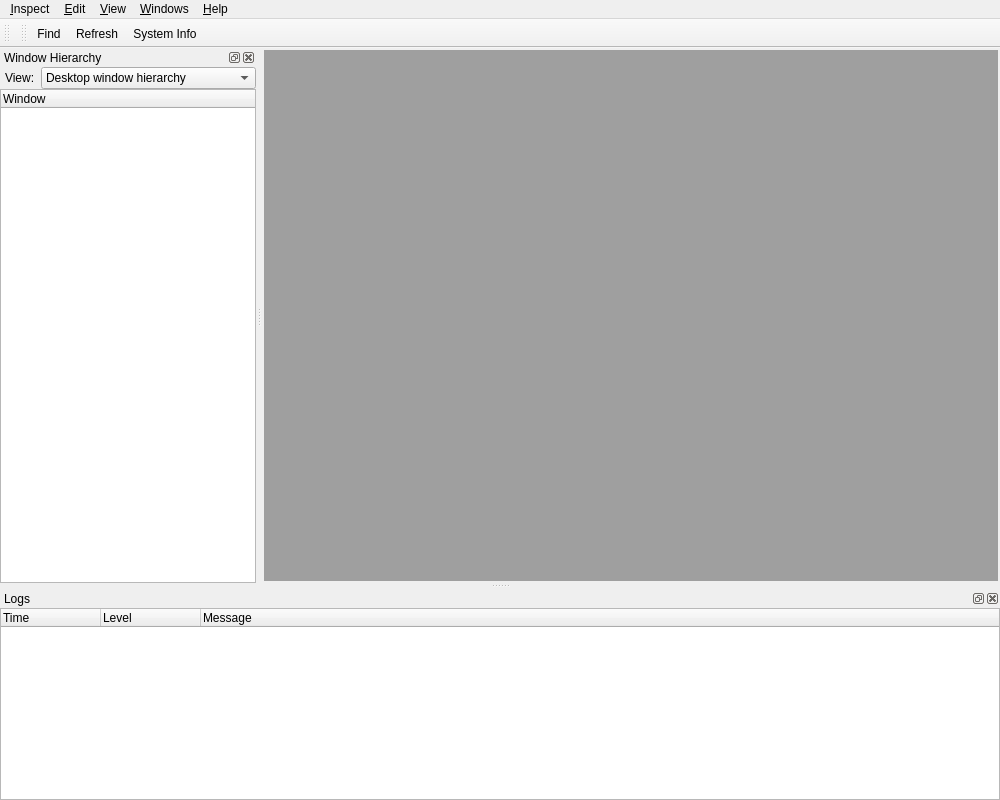
<?xml version="1.0" encoding="UTF-8"?>
<ui version="4.0">
 <class>MainPane</class>
 <widget class="QMainWindow" name="MainPane">
  <property name="geometry">
   <rect>
    <x>0</x>
    <y>0</y>
    <width>1000</width>
    <height>800</height>
   </rect>
  </property>
  <property name="windowTitle">
   <string>Window Detective</string>
  </property>
  <widget class="QWidget" name="centralwidget">
   <layout class="QGridLayout" name="gridLayout_2">
    <property name="leftMargin">
     <number>2</number>
    </property>
    <property name="topMargin">
     <number>2</number>
    </property>
    <property name="rightMargin">
     <number>2</number>
    </property>
    <property name="bottomMargin">
     <number>2</number>
    </property>
    <property name="spacing">
     <number>2</number>
    </property>
    <item row="0" column="0">
     <widget class="QMdiArea" name="mdiArea">
      <property name="whatsThis">
       <string>The main pane, holds multiple property or message panes.</string>
      </property>
      <property name="verticalScrollBarPolicy">
       <enum>Qt::ScrollBarAsNeeded</enum>
      </property>
      <property name="horizontalScrollBarPolicy">
       <enum>Qt::ScrollBarAsNeeded</enum>
      </property>
     </widget>
    </item>
   </layout>
  </widget>
  <widget class="QMenuBar" name="menubar">
   <property name="geometry">
    <rect>
     <x>0</x>
     <y>0</y>
     <width>1000</width>
     <height>21</height>
    </rect>
   </property>
   <widget class="QMenu" name="menuSpy">
    <property name="title">
     <string>&amp;Inspect</string>
    </property>
    <addaction name="actnFind"/>
   </widget>
   <widget class="QMenu" name="menuHelp">
    <property name="title">
     <string>&amp;Help</string>
    </property>
    <addaction name="actnHelp"/>
    <addaction name="separator"/>
    <addaction name="actnAbout"/>
   </widget>
   <widget class="QMenu" name="menuEdit">
    <property name="title">
     <string>&amp;Edit</string>
    </property>
    <addaction name="actnPreferences"/>
   </widget>
   <widget class="QMenu" name="menuView">
    <property name="title">
     <string>&amp;View</string>
    </property>
    <addaction name="actnRefresh"/>
    <addaction name="actnSystemInfo"/>
   </widget>
   <widget class="QMenu" name="menuWindows">
    <property name="title">
     <string>&amp;Windows</string>
    </property>
   </widget>
   <addaction name="menuSpy"/>
   <addaction name="menuEdit"/>
   <addaction name="menuView"/>
   <addaction name="menuWindows"/>
   <addaction name="menuHelp"/>
  </widget>
  <widget class="QDockWidget" name="treeDock">
   <property name="whatsThis">
    <string>Lists all windows in the system, sorted either by relationship to the desktop window or by owner process</string>
   </property>
   <property name="windowTitle">
    <string>Window Hierarchy</string>
   </property>
   <attribute name="dockWidgetArea">
    <number>1</number>
   </attribute>
   <widget class="ResizableDockContainer" name="treeDockContents">
    <layout class="QVBoxLayout" name="verticalLayout">
     <property name="spacing">
      <number>0</number>
     </property>
     <property name="leftMargin">
      <number>0</number>
     </property>
     <property name="topMargin">
      <number>0</number>
     </property>
     <property name="rightMargin">
      <number>0</number>
     </property>
     <property name="bottomMargin">
      <number>0</number>
     </property>
     <item>
      <widget class="QWidget" name="widget" native="true">
       <layout class="QFormLayout" name="formLayout">
        <property name="leftMargin">
         <number>5</number>
        </property>
        <property name="topMargin">
         <number>0</number>
        </property>
        <property name="rightMargin">
         <number>0</number>
        </property>
        <property name="bottomMargin">
         <number>0</number>
        </property>
        <item row="0" column="0">
         <widget class="QLabel" name="label">
          <property name="text">
           <string>View:</string>
          </property>
         </widget>
        </item>
        <item row="0" column="1">
         <widget class="QComboBox" name="cbTreeView">
          <property name="whatsThis">
           <string>Selects how the windows are displayed in the tree.</string>
          </property>
          <item>
           <property name="text">
            <string>Desktop window hierarchy</string>
           </property>
           <property name="icon">
            <iconset resource="../../qt_resources.qrc">
             <normaloff>:/img/window.png</normaloff>:/img/window.png</iconset>
           </property>
          </item>
          <item>
           <property name="text">
            <string>Process window hierarchy</string>
           </property>
           <property name="icon">
            <iconset resource="../../qt_resources.qrc">
             <normaloff>:/img/process.png</normaloff>:/img/process.png</iconset>
           </property>
          </item>
         </widget>
        </item>
       </layout>
      </widget>
     </item>
     <item>
      <widget class="WindowTree" name="windowTree">
       <property name="whatsThis">
        <string>Lists all windows in the system, arranged either by relationship to the desktop window or by owner process.</string>
       </property>
       <property name="editTriggers">
        <set>QAbstractItemView::NoEditTriggers</set>
       </property>
       <property name="verticalScrollMode">
        <enum>QAbstractItemView::ScrollPerPixel</enum>
       </property>
       <property name="uniformRowHeights">
        <bool>true</bool>
       </property>
       <property name="allColumnsShowFocus">
        <bool>true</bool>
       </property>
       <column>
        <property name="text">
         <string>Window</string>
        </property>
       </column>
      </widget>
     </item>
    </layout>
   </widget>
  </widget>
  <widget class="QToolBar" name="pickerToolBar">
   <property name="windowTitle">
    <string>Picker ToolBar</string>
   </property>
   <attribute name="toolBarArea">
    <enum>TopToolBarArea</enum>
   </attribute>
   <attribute name="toolBarBreak">
    <bool>false</bool>
   </attribute>
  </widget>
  <widget class="QToolBar" name="mainToolBar">
   <property name="windowTitle">
    <string>Main ToolBar</string>
   </property>
   <property name="iconSize">
    <size>
     <width>16</width>
     <height>16</height>
    </size>
   </property>
   <attribute name="toolBarArea">
    <enum>TopToolBarArea</enum>
   </attribute>
   <attribute name="toolBarBreak">
    <bool>false</bool>
   </attribute>
   <addaction name="actnFind"/>
   <addaction name="actnRefresh"/>
   <addaction name="actnSystemInfo"/>
  </widget>
  <widget class="QDockWidget" name="logDock">
   <property name="whatsThis">
    <string>Displays any status messages or window events as they happen</string>
   </property>
   <property name="windowTitle">
    <string>Logs</string>
   </property>
   <attribute name="dockWidgetArea">
    <number>8</number>
   </attribute>
   <widget class="ResizableDockContainer" name="logDockContents">
    <layout class="QHBoxLayout" name="horizontalLayout_3">
     <property name="spacing">
      <number>0</number>
     </property>
     <property name="leftMargin">
      <number>0</number>
     </property>
     <property name="topMargin">
      <number>0</number>
     </property>
     <property name="rightMargin">
      <number>0</number>
     </property>
     <property name="bottomMargin">
      <number>0</number>
     </property>
     <item>
      <widget class="QTreeWidget" name="logList">
       <property name="whatsThis">
        <string>Displays any status messages, errors, or window events as they happen.</string>
       </property>
       <property name="editTriggers">
        <set>QAbstractItemView::NoEditTriggers</set>
       </property>
       <property name="dragDropOverwriteMode">
        <bool>false</bool>
       </property>
       <property name="selectionMode">
        <enum>QAbstractItemView::NoSelection</enum>
       </property>
       <property name="verticalScrollMode">
        <enum>QAbstractItemView::ScrollPerPixel</enum>
       </property>
       <property name="horizontalScrollMode">
        <enum>QAbstractItemView::ScrollPerPixel</enum>
       </property>
       <property name="rootIsDecorated">
        <bool>false</bool>
       </property>
       <property name="uniformRowHeights">
        <bool>true</bool>
       </property>
       <column>
        <property name="text">
         <string>Time</string>
        </property>
       </column>
       <column>
        <property name="text">
         <string>Level</string>
        </property>
       </column>
       <column>
        <property name="text">
         <string>Message</string>
        </property>
       </column>
      </widget>
     </item>
    </layout>
   </widget>
  </widget>
  <action name="actnPreferences">
   <property name="icon">
    <iconset resource="../../qt_resources.qrc">
     <normaloff>:/img/preferences.png</normaloff>:/img/preferences.png</iconset>
   </property>
   <property name="text">
    <string>&amp;Preferences...</string>
   </property>
  </action>
  <action name="actnHelp">
   <property name="icon">
    <iconset resource="../../qt_resources.qrc">
     <normaloff>:/img/help.png</normaloff>:/img/help.png</iconset>
   </property>
   <property name="text">
    <string>&amp;Help Contents</string>
   </property>
   <property name="shortcut">
    <string>F1</string>
   </property>
  </action>
  <action name="actnAbout">
   <property name="text">
    <string>&amp;About Window Detective</string>
   </property>
  </action>
  <action name="actnFind">
   <property name="icon">
    <iconset resource="../../qt_resources.qrc">
     <normaloff>:/img/find.png</normaloff>:/img/find.png</iconset>
   </property>
   <property name="text">
    <string>&amp;Find...</string>
   </property>
   <property name="toolTip">
    <string>Find a window</string>
   </property>
   <property name="shortcut">
    <string>Ctrl+F</string>
   </property>
  </action>
  <action name="actnRefresh">
   <property name="icon">
    <iconset resource="../../qt_resources.qrc">
     <normaloff>:/img/refresh.png</normaloff>:/img/refresh.png</iconset>
   </property>
   <property name="text">
    <string>&amp;Refresh</string>
   </property>
   <property name="toolTip">
    <string>Refresh all window</string>
   </property>
   <property name="shortcut">
    <string>F5</string>
   </property>
  </action>
  <action name="actnTile">
   <property name="icon">
    <iconset resource="../../qt_resources.qrc">
     <normaloff>:/img/tile.png</normaloff>:/img/tile.png</iconset>
   </property>
   <property name="text">
    <string>&amp;Tile</string>
   </property>
  </action>
  <action name="actnCascade">
   <property name="icon">
    <iconset resource="../../qt_resources.qrc">
     <normaloff>:/img/cascade.png</normaloff>:/img/cascade.png</iconset>
   </property>
   <property name="text">
    <string>&amp;Cascade</string>
   </property>
  </action>
  <action name="actnCloseAllMdi">
   <property name="text">
    <string>&amp;Close All</string>
   </property>
   <property name="toolTip">
    <string>Close All MDI Windows</string>
   </property>
  </action>
  <action name="actnSystemInfo">
   <property name="icon">
    <iconset resource="../../qt_resources.qrc">
     <normaloff>:/img/system_info.png</normaloff>:/img/system_info.png</iconset>
   </property>
   <property name="text">
    <string>System Info</string>
   </property>
   <property name="toolTip">
    <string>View System UI Configuration Settings</string>
   </property>
  </action>
 </widget>
 <customwidgets>
  <customwidget>
   <class>WindowTree</class>
   <extends>QTreeWidget</extends>
   <header>ui/custom_widgets/WindowTree.h</header>
  </customwidget>
  <customwidget>
   <class>ResizableDockContainer</class>
   <extends>QWidget</extends>
   <header>ui/custom_widgets/ResizableDockContainer.h</header>
  </customwidget>
 </customwidgets>
 <resources>
  <include location="../../qt_resources.qrc"/>
 </resources>
 <connections/>
</ui>
